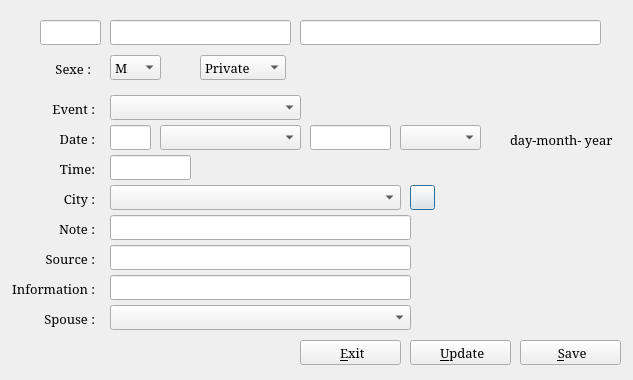
<?xml version="1.0" encoding="UTF-8"?>
<ui version="4.0">
 <class>Dialog</class>
 <widget class="QDialog" name="Dialog">
  <property name="geometry">
   <rect>
    <x>0</x>
    <y>0</y>
    <width>633</width>
    <height>380</height>
   </rect>
  </property>
  <property name="font">
   <font>
    <family>Serif</family>
    <pointsize>10</pointsize>
   </font>
  </property>
  <property name="windowTitle">
   <string>Event</string>
  </property>
  <widget class="QLineEdit" name="EId">
   <property name="geometry">
    <rect>
     <x>40</x>
     <y>20</y>
     <width>61</width>
     <height>25</height>
    </rect>
   </property>
   <property name="readOnly">
    <bool>true</bool>
   </property>
  </widget>
  <widget class="QLineEdit" name="EName">
   <property name="geometry">
    <rect>
     <x>110</x>
     <y>20</y>
     <width>181</width>
     <height>25</height>
    </rect>
   </property>
  </widget>
  <widget class="QLineEdit" name="EFirstname">
   <property name="geometry">
    <rect>
     <x>300</x>
     <y>20</y>
     <width>301</width>
     <height>25</height>
    </rect>
   </property>
  </widget>
  <widget class="QLabel" name="label40">
   <property name="geometry">
    <rect>
     <x>40</x>
     <y>60</y>
     <width>51</width>
     <height>17</height>
    </rect>
   </property>
   <property name="text">
    <string>Sexe :</string>
   </property>
   <property name="alignment">
    <set>Qt::AlignRight|Qt::AlignTrailing|Qt::AlignVCenter</set>
   </property>
  </widget>
  <widget class="QComboBox" name="ESexe">
   <property name="geometry">
    <rect>
     <x>110</x>
     <y>55</y>
     <width>51</width>
     <height>25</height>
    </rect>
   </property>
   <item>
    <property name="text">
     <string>M</string>
    </property>
   </item>
   <item>
    <property name="text">
     <string>F</string>
    </property>
   </item>
  </widget>
  <widget class="QComboBox" name="EPrivate">
   <property name="geometry">
    <rect>
     <x>200</x>
     <y>55</y>
     <width>86</width>
     <height>25</height>
    </rect>
   </property>
   <item>
    <property name="text">
     <string>Private</string>
    </property>
   </item>
   <item>
    <property name="text">
     <string>Public</string>
    </property>
   </item>
  </widget>
  <widget class="QLabel" name="label41">
   <property name="geometry">
    <rect>
     <x>10</x>
     <y>100</y>
     <width>85</width>
     <height>17</height>
    </rect>
   </property>
   <property name="text">
    <string>Event :</string>
   </property>
   <property name="alignment">
    <set>Qt::AlignRight|Qt::AlignTrailing|Qt::AlignVCenter</set>
   </property>
  </widget>
  <widget class="QLabel" name="label42">
   <property name="geometry">
    <rect>
     <x>10</x>
     <y>130</y>
     <width>85</width>
     <height>17</height>
    </rect>
   </property>
   <property name="text">
    <string>Date :</string>
   </property>
   <property name="alignment">
    <set>Qt::AlignRight|Qt::AlignTrailing|Qt::AlignVCenter</set>
   </property>
  </widget>
  <widget class="QLabel" name="label44">
   <property name="geometry">
    <rect>
     <x>10</x>
     <y>190</y>
     <width>85</width>
     <height>17</height>
    </rect>
   </property>
   <property name="text">
    <string>City :</string>
   </property>
   <property name="alignment">
    <set>Qt::AlignRight|Qt::AlignTrailing|Qt::AlignVCenter</set>
   </property>
  </widget>
  <widget class="QLabel" name="label45">
   <property name="geometry">
    <rect>
     <x>10</x>
     <y>220</y>
     <width>85</width>
     <height>17</height>
    </rect>
   </property>
   <property name="text">
    <string>Note :</string>
   </property>
   <property name="alignment">
    <set>Qt::AlignRight|Qt::AlignTrailing|Qt::AlignVCenter</set>
   </property>
  </widget>
  <widget class="QLabel" name="label46">
   <property name="geometry">
    <rect>
     <x>10</x>
     <y>250</y>
     <width>85</width>
     <height>17</height>
    </rect>
   </property>
   <property name="text">
    <string>Source :</string>
   </property>
   <property name="alignment">
    <set>Qt::AlignRight|Qt::AlignTrailing|Qt::AlignVCenter</set>
   </property>
  </widget>
  <widget class="QComboBox" name="EEvent">
   <property name="geometry">
    <rect>
     <x>110</x>
     <y>95</y>
     <width>191</width>
     <height>25</height>
    </rect>
   </property>
  </widget>
  <widget class="QComboBox" name="EMonth">
   <property name="geometry">
    <rect>
     <x>160</x>
     <y>125</y>
     <width>141</width>
     <height>25</height>
    </rect>
   </property>
   <item>
    <property name="text">
     <string/>
    </property>
   </item>
   <item>
    <property name="text">
     <string>january</string>
    </property>
   </item>
   <item>
    <property name="text">
     <string>february</string>
    </property>
   </item>
   <item>
    <property name="text">
     <string>march</string>
    </property>
   </item>
   <item>
    <property name="text">
     <string>april</string>
    </property>
   </item>
   <item>
    <property name="text">
     <string>may</string>
    </property>
   </item>
   <item>
    <property name="text">
     <string>june</string>
    </property>
   </item>
   <item>
    <property name="text">
     <string>july</string>
    </property>
   </item>
   <item>
    <property name="text">
     <string>august</string>
    </property>
   </item>
   <item>
    <property name="text">
     <string>september</string>
    </property>
   </item>
   <item>
    <property name="text">
     <string>october</string>
    </property>
   </item>
   <item>
    <property name="text">
     <string>november</string>
    </property>
   </item>
   <item>
    <property name="text">
     <string>december</string>
    </property>
   </item>
  </widget>
  <widget class="QLineEdit" name="EYear">
   <property name="geometry">
    <rect>
     <x>310</x>
     <y>125</y>
     <width>81</width>
     <height>25</height>
    </rect>
   </property>
  </widget>
  <widget class="QLabel" name="label49">
   <property name="geometry">
    <rect>
     <x>510</x>
     <y>130</y>
     <width>121</width>
     <height>20</height>
    </rect>
   </property>
   <property name="text">
    <string>day-month- year</string>
   </property>
   <property name="alignment">
    <set>Qt::AlignLeading|Qt::AlignLeft|Qt::AlignVCenter</set>
   </property>
  </widget>
  <widget class="QComboBox" name="ECity">
   <property name="geometry">
    <rect>
     <x>110</x>
     <y>185</y>
     <width>291</width>
     <height>25</height>
    </rect>
   </property>
  </widget>
  <widget class="QLineEdit" name="ESource">
   <property name="geometry">
    <rect>
     <x>110</x>
     <y>245</y>
     <width>301</width>
     <height>25</height>
    </rect>
   </property>
  </widget>
  <widget class="QLineEdit" name="ENote">
   <property name="geometry">
    <rect>
     <x>110</x>
     <y>215</y>
     <width>301</width>
     <height>25</height>
    </rect>
   </property>
  </widget>
  <widget class="QComboBox" name="ESpouse">
   <property name="geometry">
    <rect>
     <x>110</x>
     <y>305</y>
     <width>301</width>
     <height>25</height>
    </rect>
   </property>
  </widget>
  <widget class="QLabel" name="label48">
   <property name="geometry">
    <rect>
     <x>10</x>
     <y>310</y>
     <width>85</width>
     <height>17</height>
    </rect>
   </property>
   <property name="text">
    <string>Spouse :</string>
   </property>
   <property name="alignment">
    <set>Qt::AlignRight|Qt::AlignTrailing|Qt::AlignVCenter</set>
   </property>
  </widget>
  <widget class="QLineEdit" name="EDay">
   <property name="geometry">
    <rect>
     <x>110</x>
     <y>125</y>
     <width>41</width>
     <height>25</height>
    </rect>
   </property>
  </widget>
  <widget class="QPushButton" name="EEarth">
   <property name="geometry">
    <rect>
     <x>410</x>
     <y>185</y>
     <width>25</width>
     <height>25</height>
    </rect>
   </property>
   <property name="icon">
    <iconset>
     <normaloff>ressources_png/earth.png</normaloff>ressources_png/earth.png</iconset>
   </property>
  </widget>
  <widget class="QComboBox" name="EEstimate">
   <property name="geometry">
    <rect>
     <x>400</x>
     <y>125</y>
     <width>81</width>
     <height>25</height>
    </rect>
   </property>
   <item>
    <property name="text">
     <string/>
    </property>
   </item>
   <item>
    <property name="text">
     <string>ABT</string>
    </property>
   </item>
   <item>
    <property name="text">
     <string>BEF</string>
    </property>
   </item>
   <item>
    <property name="text">
     <string>AFT</string>
    </property>
   </item>
   <item>
    <property name="text">
     <string>EST</string>
    </property>
   </item>
  </widget>
  <widget class="QLineEdit" name="ETime">
   <property name="geometry">
    <rect>
     <x>110</x>
     <y>155</y>
     <width>81</width>
     <height>25</height>
    </rect>
   </property>
  </widget>
  <widget class="QLabel" name="label43">
   <property name="geometry">
    <rect>
     <x>10</x>
     <y>160</y>
     <width>85</width>
     <height>17</height>
    </rect>
   </property>
   <property name="text">
    <string>Time:</string>
   </property>
   <property name="alignment">
    <set>Qt::AlignRight|Qt::AlignTrailing|Qt::AlignVCenter</set>
   </property>
  </widget>
  <widget class="QLabel" name="label47">
   <property name="geometry">
    <rect>
     <x>10</x>
     <y>280</y>
     <width>85</width>
     <height>17</height>
    </rect>
   </property>
   <property name="text">
    <string>Information :</string>
   </property>
   <property name="alignment">
    <set>Qt::AlignRight|Qt::AlignTrailing|Qt::AlignVCenter</set>
   </property>
  </widget>
  <widget class="QLineEdit" name="EInformation">
   <property name="geometry">
    <rect>
     <x>110</x>
     <y>275</y>
     <width>301</width>
     <height>25</height>
    </rect>
   </property>
  </widget>
  <widget class="QPushButton" name="Save">
   <property name="geometry">
    <rect>
     <x>520</x>
     <y>340</y>
     <width>101</width>
     <height>25</height>
    </rect>
   </property>
   <property name="font">
    <font>
     <family>Serif</family>
     <pointsize>10</pointsize>
    </font>
   </property>
   <property name="text">
    <string> &amp;Save</string>
   </property>
   <property name="icon">
    <iconset>
     <normaloff>ressources_png/save.jpg</normaloff>ressources_png/save.jpg</iconset>
   </property>
  </widget>
  <widget class="QPushButton" name="Exit">
   <property name="geometry">
    <rect>
     <x>300</x>
     <y>340</y>
     <width>101</width>
     <height>25</height>
    </rect>
   </property>
   <property name="font">
    <font>
     <family>Serif</family>
     <pointsize>10</pointsize>
    </font>
   </property>
   <property name="text">
    <string> &amp;Exit</string>
   </property>
   <property name="icon">
    <iconset>
     <normaloff>ressources_png/quitter.png</normaloff>ressources_png/quitter.png</iconset>
   </property>
  </widget>
  <widget class="QPushButton" name="Update">
   <property name="geometry">
    <rect>
     <x>410</x>
     <y>340</y>
     <width>101</width>
     <height>25</height>
    </rect>
   </property>
   <property name="font">
    <font>
     <family>Serif</family>
     <pointsize>10</pointsize>
    </font>
   </property>
   <property name="text">
    <string> &amp;Update</string>
   </property>
   <property name="icon">
    <iconset>
     <normaloff>ressources_png/update.png</normaloff>ressources_png/update.png</iconset>
   </property>
  </widget>
 </widget>
 <resources/>
 <connections/>
</ui>
